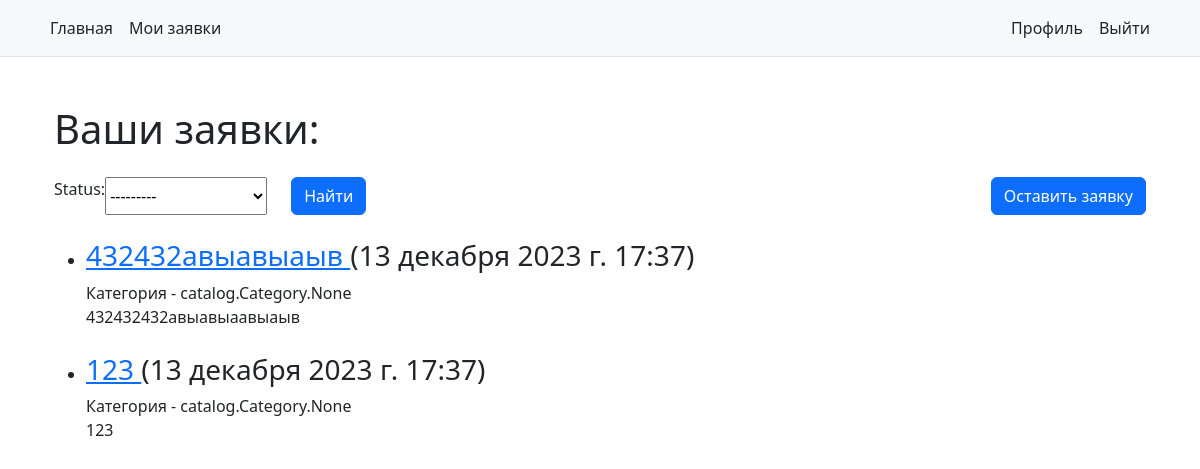
The page /catalog/myapplications (signed in) on the database its author committed.
### catalog/models.py (models this page shows, shortened)
class Application(models.Model):
    title = models.CharField(max_length=200, help_text="Введите название заявки", verbose_name='Название')
    summary = models.TextField(max_length=1000, help_text="Опишите свою заявку здесь", verbose_name='Описание')
    category = models.ManyToManyField('Category', help_text='Выберите категория для заявки', verbose_name='Категория')
    image = models.ImageField(upload_to="images/", help_text="Максимальный размер изображения 2MB",
                              validators=[validate_image], verbose_name='Изображение')
    time_stamp = models.DateTimeField(default=timezone.now())
    status_application = (
        ('n', 'Новая'),
        ('i', 'Принято в работу'),
        ('d', 'Выполнено'),
    )
    status = models.CharField(max_length=100, choices=status_application, blank=True, default="n")
    borrower = models.ForeignKey('User', on_delete=models.SET_NULL, null=True, blank=True, )
    comment = models.CharField(max_length=500, blank=True)
    design_done = models.ImageField(upload_to="images/",
                                    validators=[validate_image],
                                    help_text="Максимальный размер изображения 2MB",
                                    blank=True,
                                    null=True,
                                    )

### catalog/views.py (the view)
# urls.py: path('myapplications', views.LoanedApplicationsByUserListView.as_view(), name='my-applications'),
class LoanedApplicationsByUserListView(LoginRequiredMixin, generic.ListView):
    model = Application
    template_name = "catalog/application_list_borrowed_user.html"
    context_object_name = 'user_application_list'
    def get_context_data(self, **kwargs):
        context = super().get_context_data(**kwargs)
        context['filter'] = ApplicationFilter(self.request.GET, queryset=self.get_queryset())
        return context
    def get_queryset(self):
        return Application.objects.filter(borrower=self.request.user).order_by('-id')

### catalog/templates/catalog/application_list_borrowed_user.html (shortened to what this page needs)
{% extends "catalog/base_generic.html" %}
{% load bootstrap %}
{% block content %}
    <div class="container">
        <h1 class="mt-5">Ваши заявки:</h1>
        <div class="d-flex flex-row justify-content-between mt-4">
            <form class="d-flex flex-row justify-content-between filter-form" method="get">
                {{ filter.form|bootstrap }}
                <button type="submit" class="btn btn-primary ms-4" height="30px">Найти</button>
            </form>
            <a href="{% url 'create' %}"><button class="btn btn-primary">Оставить заявку</button></a>
        </div>
        {% if user_application_list %}
            <ul class="mt-4">
                {% for ap in filter.qs %}
                    <li class="mt-4">
                        <h3><a href="{% url 'application-detail' ap.pk %}">{{ ap.title }} </a>({{ap.time_stamp}})</h3>
                        <p>Категория - {{ap.category }}</br>{{ap.summary}}</p>
                    </li>
                {% endfor %}
            </ul>
        {% else %}
            <p>У вас пока нет заявок.</p>
        {% endif %}
    </div>
{% endblock %}

### rows shown on the page
Application: title "432432авыавыаыв", time_stamp "13 декабря 2023 г. 17:37", category "catalog.Category.None", summary "432432432авыавыаавыаыв"
Application: title "123", time_stamp "13 декабря 2023 г. 17:37", category "catalog.Category.None", summary "123"
